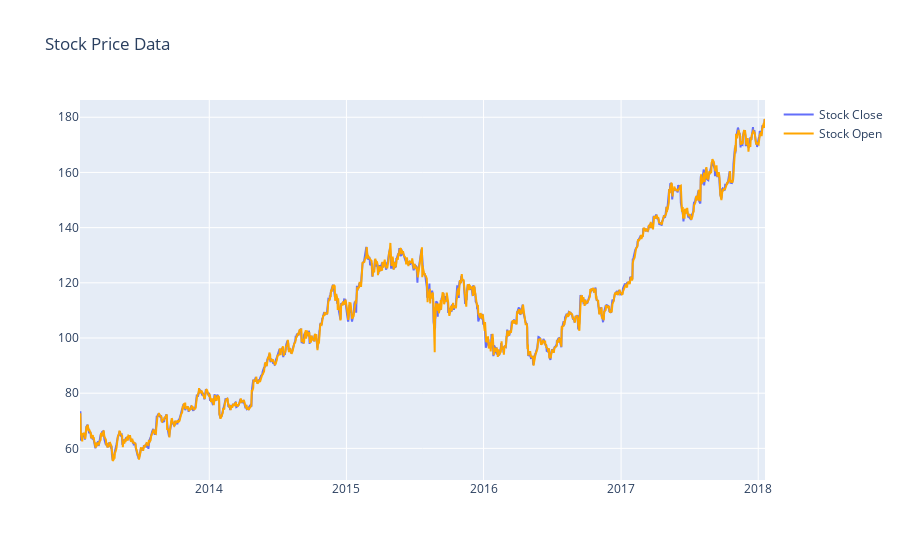

Source (notebook cell):
### Code cell
fig=dict(data=data,
        layout=layout)
offline.iplot(fig)

### Figure 1 — Plotly figure (JSON) as saved in the notebook; plotly's stock layout.template omitted (floating-point values rounded to 4 significant figures; data arrays with more than 128 entries replaced by an {"elided": "..."} marker saying what was removed)
{"data": [{"name": "Stock Close", "type": "scatter", "x": {"elided": "1259 str values"}, "y": {"elided": "1259 float values"}}, {"line": {"color": "orange"}, "name": "Stock Open", "type": "scatter", "x": {"elided": "1259 str values"}, "y": {"elided": "1259 float values"}}], "layout": {"title": {"text": "Stock Price Data"}}}
